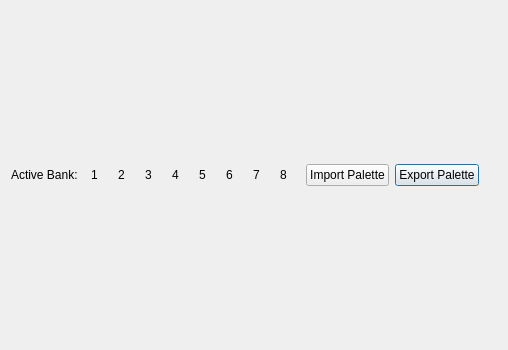
<?xml version="1.0" encoding="UTF-8"?>
<ui version="4.0">
 <class>PaletteEditor</class>
 <widget class="QDialog" name="PaletteEditor">
  <property name="geometry">
   <rect>
    <x>0</x>
    <y>0</y>
    <width>482</width>
    <height>350</height>
   </rect>
  </property>
  <property name="windowTitle">
   <string>Form</string>
  </property>
  <layout class="QGridLayout" name="gridLayout">
   <item row="1" column="6">
    <widget class="QToolButton" name="bank6">
     <property name="text">
      <string>6</string>
     </property>
     <property name="autoRaise">
      <bool>true</bool>
     </property>
    </widget>
   </item>
   <item row="1" column="5">
    <widget class="QToolButton" name="bank5">
     <property name="text">
      <string>5</string>
     </property>
     <property name="autoRaise">
      <bool>true</bool>
     </property>
    </widget>
   </item>
   <item row="2" column="0" colspan="21">
    <layout class="QHBoxLayout" name="widgetLayout"/>
   </item>
   <item row="1" column="4">
    <widget class="QToolButton" name="bank4">
     <property name="text">
      <string>4</string>
     </property>
     <property name="autoRaise">
      <bool>true</bool>
     </property>
    </widget>
   </item>
   <item row="1" column="7">
    <widget class="QToolButton" name="bank7">
     <property name="text">
      <string>7</string>
     </property>
     <property name="autoRaise">
      <bool>true</bool>
     </property>
    </widget>
   </item>
   <item row="1" column="8">
    <widget class="QToolButton" name="bank8">
     <property name="text">
      <string>8</string>
     </property>
     <property name="autoRaise">
      <bool>true</bool>
     </property>
    </widget>
   </item>
   <item row="1" column="3">
    <widget class="QToolButton" name="bank3">
     <property name="text">
      <string>3</string>
     </property>
     <property name="autoRaise">
      <bool>true</bool>
     </property>
    </widget>
   </item>
   <item row="1" column="2">
    <widget class="QToolButton" name="bank2">
     <property name="text">
      <string>2</string>
     </property>
     <property name="autoRaise">
      <bool>true</bool>
     </property>
    </widget>
   </item>
   <item row="1" column="1">
    <widget class="QToolButton" name="bank1">
     <property name="text">
      <string>1</string>
     </property>
     <property name="autoRaise">
      <bool>true</bool>
     </property>
    </widget>
   </item>
   <item row="1" column="14" colspan="4">
    <widget class="QPushButton" name="exportPal">
     <property name="text">
      <string>Export Palette</string>
     </property>
    </widget>
   </item>
   <item row="1" column="10" colspan="4">
    <widget class="QPushButton" name="importPal">
     <property name="text">
      <string>Import Palette</string>
     </property>
    </widget>
   </item>
   <item row="1" column="18">
    <spacer name="horizontalSpacer">
     <property name="orientation">
      <enum>Qt::Horizontal</enum>
     </property>
     <property name="sizeHint" stdset="0">
      <size>
       <width>40</width>
       <height>20</height>
      </size>
     </property>
    </spacer>
   </item>
   <item row="1" column="0">
    <widget class="QLabel" name="label">
     <property name="text">
      <string>Active Bank:</string>
     </property>
    </widget>
   </item>
  </layout>
 </widget>
 <resources/>
 <connections/>
</ui>
